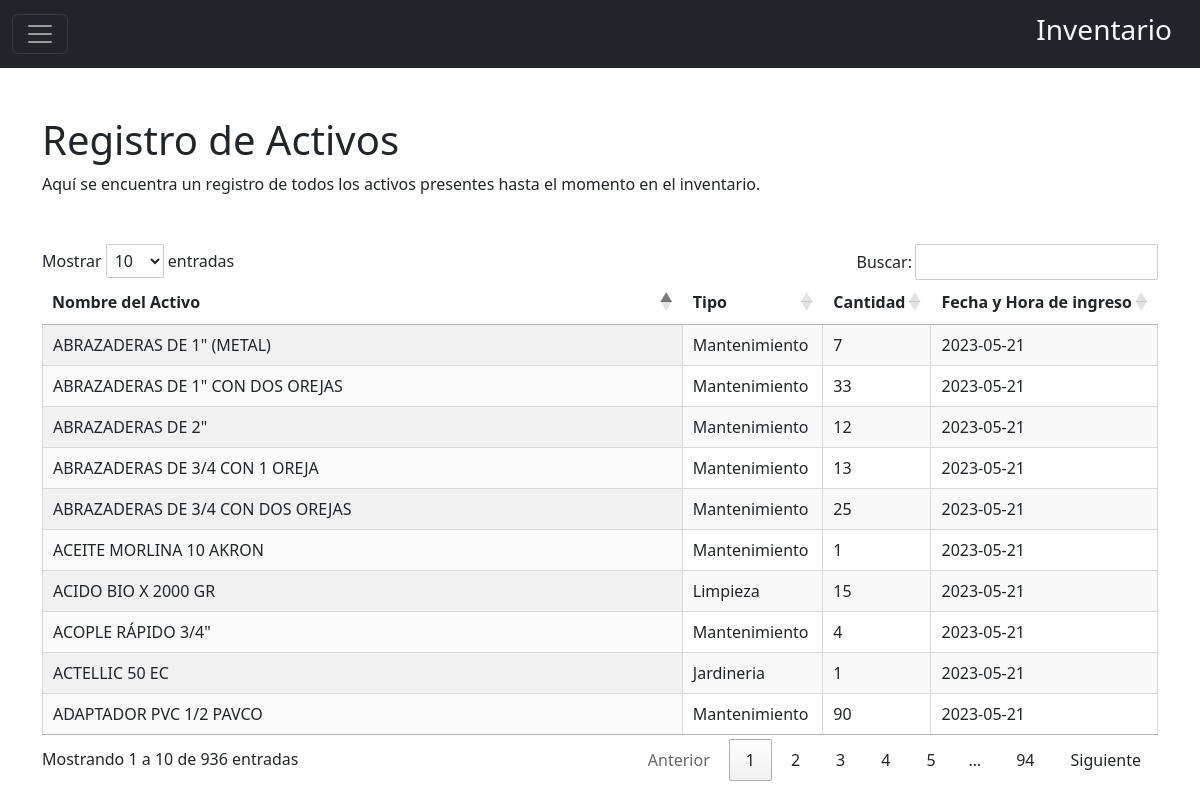
The page /?view=lista-ingreso (signed in) on the database its author committed.
### tables this page shows
CREATE TABLE `activos` (
  `id` int(11) NOT NULL,
  `nombre_producto` varchar(255) NOT NULL,
  `cantidad_inicial` int(10) NOT NULL,
  `cantidad_variable` int(10) NOT NULL,
  `id_tipo` int(3) NOT NULL,
  `datetime` date NOT NULL,
  `delay` varchar(25) DEFAULT NULL,
  `posicion` varchar(300) DEFAULT NULL
);

CREATE TABLE `tipos` (
  `id_tipo` int(11) NOT NULL,
  `tipo` text NOT NULL
);

### index.php (called while the page is built, shortened)
<?php
require "src/app.php"
?>

### src/lib/Conexion.php (called while the page is built, shortened)
<?php
class Conexion{
    public static function conectar(){
        try{
            $db = new PDO('mysql:host=localhost;dbname=inventario', 'root', '', array(PDO::MYSQL_ATTR_INIT_COMMAND => "SET NAMES utf8"));
            return $db;
        } catch (PDOException $th) {
            throw $th;
        }
    }
}
?>

### src/models/inventario.Models.php (called while the page is built, shortened)
<?php
    require_once "C:/xampp/htdocs/inventario/src/lib/Conexion.php";
    class inventarioModel extends Conexion{
        public static function selectActivosModel(){
            $stmt = Conexion::conectar()->prepare("SELECT * FROM activos");
            $stmt->execute();
            return $stmt->fetchAll();
        }
        public static function selectTipoActivoModel($id){
            $stmt = Conexion::conectar()->prepare("SELECT * FROM tipos WHERE id_tipo=:id_tipo");
            $stmt->bindParam(":id_tipo", $id, PDO::PARAM_INT);
            $stmt->execute();
            return $stmt->fetch();
        }
    }
?>

### src/controllers/inventario.Controller.php (called while the page is built, shortened)
<?php
    class inventarioController{
        public static function selectActivosController(){
            $respuesta = inventarioModel::selectActivosModel();
            return $respuesta;
        }
        public static function selectTipoActivoController($id){
            $respuesta = inventarioModel::selectTipoActivoModel($id);
            return $respuesta;
        }
    }
?>

### src/views/lista-ingreso.php (the view, shortened to what this page needs)
<?php
    require_once "C:/xampp/htdocs/inventario/src/controllers/inventario.Controller.php";
    require_once "C:/xampp/htdocs/inventario/src/models/inventario.Models.php";
    $e = new inventarioController();
    $arr = $e -> selectActivosController();
?>
<link rel="stylesheet" href="https://cdn.datatables.net/1.13.1/css/jquery.dataTables.min.css">
<section class="py-5">
    <div class="container">
        <h1>Registro de Activos</h1>
        <p class="mb-5">Aquí se encuentra un registro de todos los activos presentes hasta el momento en el inventario.</p>
        <table id="table_id" class="display stripe cell-border hover nowrap">
            <thead>
                <tr>
                    <th>Nombre del Activo</th>
                    <th>Tipo</th>
                    <th>Cantidad</th>
                    <th>Fecha y Hora de ingreso</th>
                </tr>
            </thead>
            <tbody>
                <?php
                    foreach($arr as $row){
                        $tipo = $e -> selectTipoActivoController($row['id_tipo']);
                        echo "<tr>
                            <td>".ucwords($row['nombre_producto'])."</td>
                            <td>".$tipo['tipo']."</td>
                            <td>".$row['cantidad_inicial']."</td>
                            <td>".$row['datetime']."</td>
                        </tr>";
                    }
                ?>
            </tbody>
        </table>
    </div>
</section>

### src/views/inc/header.php (shortened to what this page needs)
<!DOCTYPE html>
<html lang="en">
<head>
    <link href="https://cdn.jsdelivr.net/npm/bootstrap@5.2.2/dist/css/bootstrap.min.css" rel="stylesheet">
    <link href="src/views/resources/css/main.css" rel="stylesheet">
</head>
<body>

### src/views/inc/sidebar.php (shortened to what this page needs)
<nav class="navbar navbar-dark bg-dark">
    <div class="container-fluid">
        <button class="navbar-toggler" type="button" data-bs-toggle="offcanvas" data-bs-target="#offcanvasNavbar" aria-controls="offcanvasNavbar">
            <span class="navbar-toggler-icon"></span>
        </button>
        <a class="navbar-brand" href="?view=home">
            <h3 class="text-light">Inventario</h3>
        </a>
    </div>
</nav>

### src/app.php
<?php
require_once 'views/inc/header.php';
require_once 'views/inc/sidebar.php';
if(isset($_GET['view'])){
    $view = $_GET['view'];
    require 'src/views/'.$view.'.php';
}else{
    require 'src/views/home.php';
}
require_once 'views/inc/footer.php';
?>

### src/views/inc/footer.php (shortened to what this page needs)
</body>
</html>

### src/views/resources/css/main.css (style rules this page uses)
a { text-decoration: none; }

### rows shown on the page
activos: nombre_producto "ABRAZADERAS DE 2\"", id_tipo.tipo "Mantenimiento", cantidad_inicial "12", datetime "2023-05-21"
activos: nombre_producto "ABRAZADERAS DE 1\" (METAL)", id_tipo.tipo "Mantenimiento", cantidad_inicial "7", datetime "2023-05-21"
activos: nombre_producto "ACIDO BIO X 2000 GR", id_tipo.tipo "Limpieza", cantidad_inicial "15", datetime "2023-05-21"
activos: nombre_producto "ADAPTADOR PVC 1/2 PAVCO", id_tipo.tipo "Mantenimiento", cantidad_inicial "90", datetime "2023-05-21"
activos: nombre_producto "ABRAZADERAS DE 1\" CON DOS OREJAS", id_tipo.tipo "Mantenimiento", cantidad_inicial "33", datetime "2023-05-21"
activos: nombre_producto "ABRAZADERAS DE 3/4 CON 1 OREJA", id_tipo.tipo "Mantenimiento", cantidad_inicial "13", datetime "2023-05-21"
activos: nombre_producto "ABRAZADERAS DE 3/4 CON DOS OREJAS", id_tipo.tipo "Mantenimiento", cantidad_inicial "25", datetime "2023-05-21"
activos: nombre_producto "ACEITE MORLINA 10 AKRON", id_tipo.tipo "Mantenimiento", cantidad_inicial "1", datetime "2023-05-21"
activos: nombre_producto "ACOPLE RÁPIDO 3/4\"", id_tipo.tipo "Mantenimiento", cantidad_inicial "4", datetime "2023-05-21"
activos: nombre_producto "ACTELLIC 50 EC", id_tipo.tipo "Jardineria", cantidad_inicial "1", datetime "2023-05-21"
